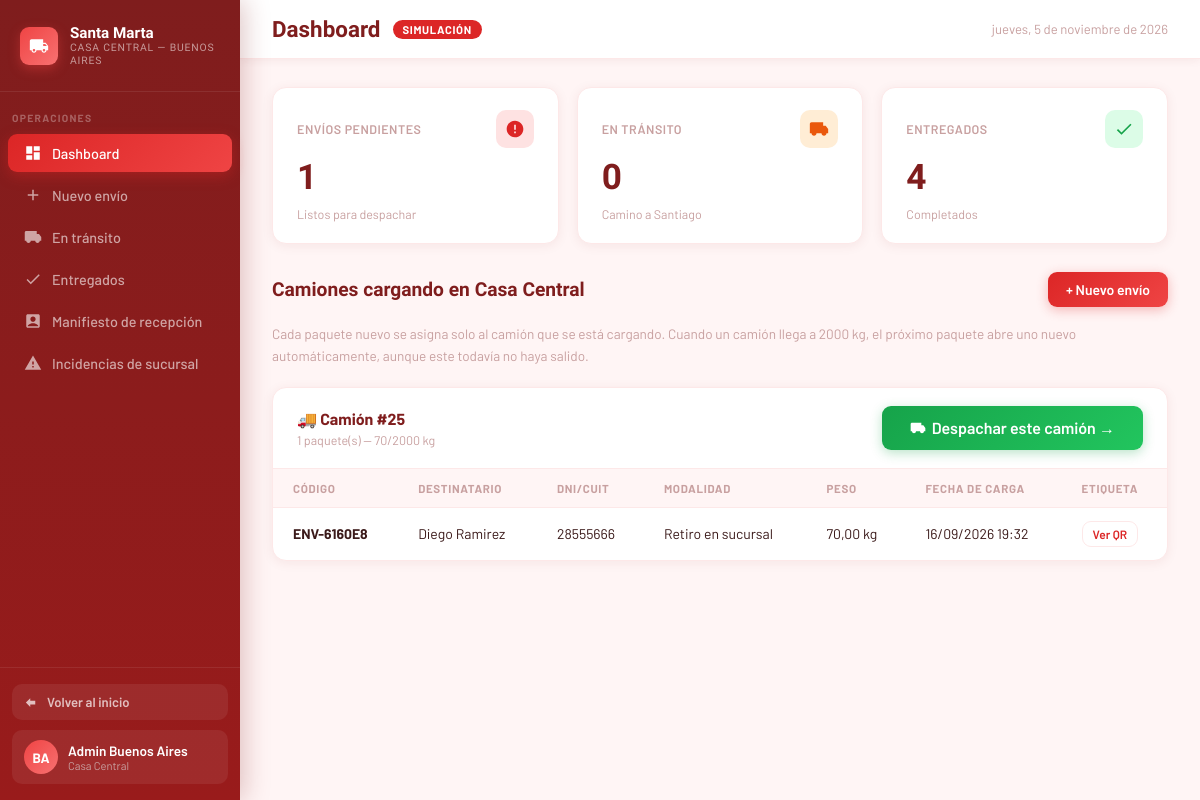
The page /casacentral/ on the database as committed earlier.
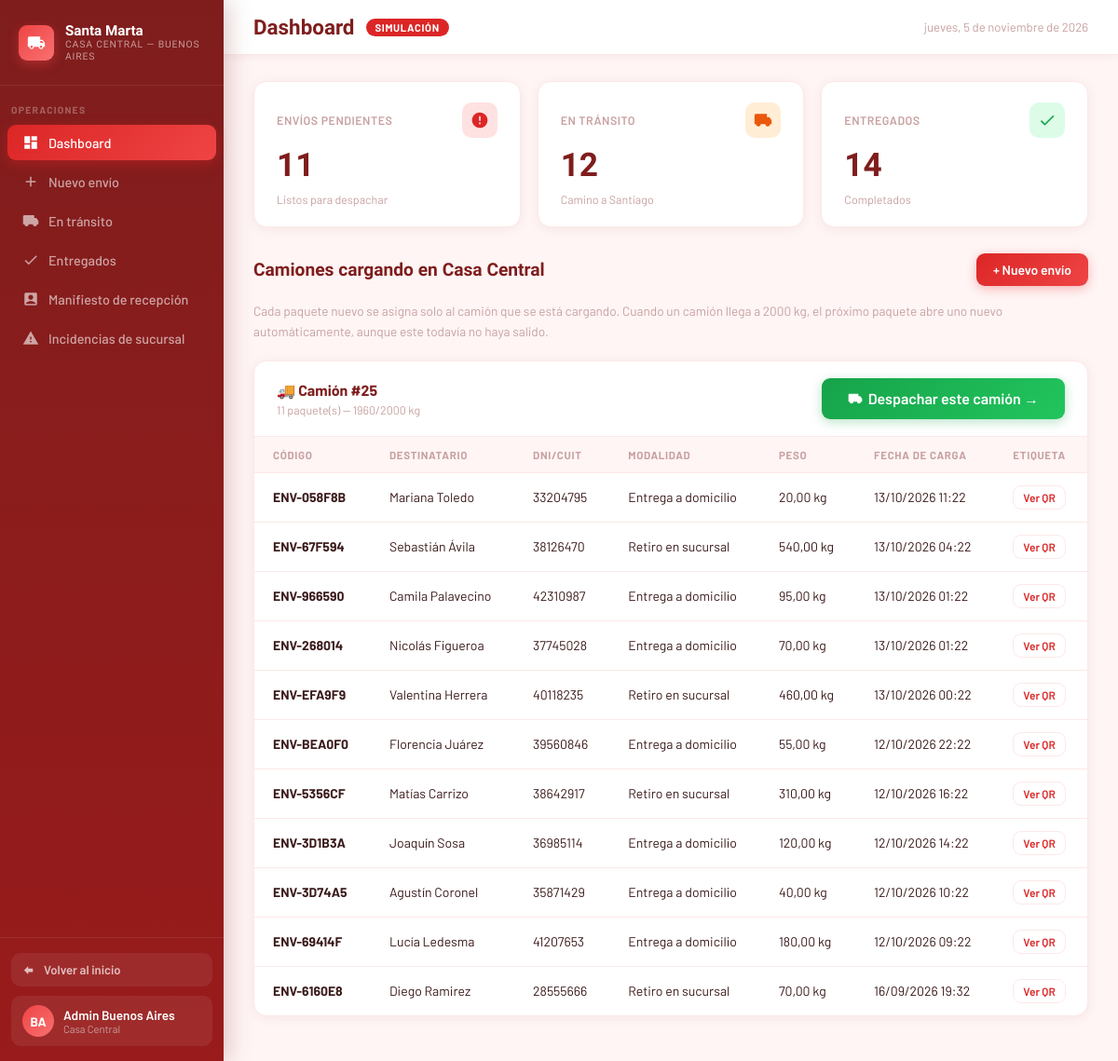
The same page on the database as committed later.
### core/models.py (models this page shows, shortened)
class Despacho(models.Model):
    CAPACIDAD_MAX_PESO_KG = 2000
    fecha_creacion = models.DateTimeField(null=True, blank=True)
    fecha_salida = models.DateTimeField(null=True, blank=True)
    recepcion_finalizada = models.BooleanField(default=False)
    fecha_recepcion_finalizada = models.DateTimeField(null=True, blank=True)
    @property
    def total_envios(self):
        return self.envios.exclude(estado='cancelado').count()
    @property
    def peso_total(self):
        return self.envios.exclude(estado='cancelado').aggregate(total=models.Sum('peso'))['total'] or 0
    @property
    def envios_a_despachar(self):
        return self.envios.filter(estado='pendiente').order_by('-fecha_registro')
    @property
    def envios_cancelados_a_retirar(self):
        return self.envios.filter(estado='cancelado')
    @property
    def envios_recibidos(self):
        return self.envios.exclude(estado__in=['pendiente', 'en_transito', 'extraviado']).count()

class Envio(models.Model):
    ESTADO_CHOICES = [
        ('pendiente', 'Pendiente'),
        ('en_transito', 'En tránsito'),
        ('en_sucursal', 'En sucursal'),
        ('en_reparto', 'En reparto'),
        ('entregado', 'Entregado'),
        ('cancelado', 'Cancelado'),
        ('devuelto', 'Devuelto'),
        ('retenido', 'Retenido'),
        ('extraviado', 'Extraviado'),
    ]
    MODALIDAD_CHOICES = [
        ('domicilio', 'Entrega a domicilio'),
        ('sucursal', 'Retiro en sucursal'),
    ]
    ZONA_CHOICES = [
        ('norte', 'Norte'),
        ('sur', 'Sur'),
        ('este', 'Este'),
        ('oeste', 'Oeste'),
    ]
    codigo = models.CharField(max_length=20, unique=True, editable=False)
    destinatario = models.ForeignKey(Usuario, on_delete=models.PROTECT, related_name='envios')
    despacho = models.ForeignKey(Despacho, on_delete=models.SET_NULL, null=True, blank=True, related_name='envios')
    contenido = models.CharField(max_length=200)
    peso = models.DecimalField(max_digits=6, decimal_places=2, default=1, help_text='Peso en kilogramos')
    precio = models.DecimalField(max_digits=10, decimal_places=2)
    estado = models.CharField(max_length=20, choices=ESTADO_CHOICES, default='pendiente')
    modalidad = models.CharField(max_length=20, choices=MODALIDAD_CHOICES)
    direccion_entrega = models.CharField(max_length=200, blank=True)
    zona = models.CharField(max_length=10, choices=ZONA_CHOICES, blank=True)
    fecha_registro = models.DateTimeField(auto_now_add=True)
    fecha_actualizacion = models.DateTimeField(auto_now=True)
    fecha_recepcion = models.DateTimeField(null=True, blank=True)
    fecha_entrega = models.DateTimeField(null=True, blank=True)
    entregado_por = models.ForeignKey(
        Usuario, on_delete=models.SET_NULL, null=True, blank=True, related_name='entregas_realizadas'
    )
    lat = models.FloatField(null=True, blank=True)
    lon = models.FloatField(null=True, blank=True)
    notificado_demora = models.BooleanField(default=False)
    intentos_entrega = models.PositiveSmallIntegerField(default=0)
    ESTADOS_ACTIVOS = ['pendiente', 'en_transito', 'en_sucursal', 'en_reparto']
    UMBRAL_DEMORA_DIAS = 2
    MAX_INTENTOS_ENTREGA = 2
    UMBRAL_RETENCION_DIAS = 20

class Usuario(AbstractUser):
    ROL_CHOICES = [
        ('admin', 'Administrador'),
        ('empleado', 'Empleado'),
        ('cliente', 'Cliente'),
    ]
    rol = models.CharField(max_length=20, choices=ROL_CHOICES)
    dni = models.CharField(max_length=20, unique=True)
    telefono = models.CharField(max_length=20, blank=True)

### casacentral/views.py (the view)
# urls.py: path('', views.dashboard_view, name='casacentral_dashboard'),
def dashboard_view(request):
    envios_pendientes = Envio.objects.filter(estado='pendiente').order_by('-fecha_registro')
    envios_transito = Envio.objects.filter(estado='en_transito').select_related('destinatario').order_by('-fecha_registro')
    envios_entregados = Envio.objects.filter(estado='entregado').select_related('destinatario').order_by('-fecha_registro')
    envios_recibidos = Envio.objects.exclude(fecha_recepcion__isnull=True).order_by('-fecha_recepcion')
    incidencias_sucursal = Incidencia.objects.filter(
        envio__despacho__isnull=False
    ).select_related('envio', 'envio__despacho', 'envio__destinatario', 'registrado_por').order_by('-fecha')
    return render(request, 'casacentral/dashboard.html', {
        'envios_pendientes': envios_pendientes,
        'envios_transito': envios_transito,
        'envios_entregados': envios_entregados,
        'envios_recibidos': envios_recibidos,
        'incidencias_sucursal': incidencias_sucursal,
        'despachos': Despacho.objects.filter(fecha_salida__isnull=False).prefetch_related('envios').order_by('-fecha_salida'),
        'despachos_abiertos': Despacho.objects.filter(fecha_salida__isnull=True).prefetch_related('envios__destinatario').order_by('fecha_creacion'),
        'capacidad_camion': Despacho.CAPACIDAD_MAX_PESO_KG,
    })

### casacentral/templates/casacentral/dashboard.html (shortened to what this page needs)
<!DOCTYPE html>
<html lang="es">
<head>
</head>
<body>
<aside class="sidebar">
  <div class="sidebar-logo">
    <div class="sidebar-logo-icon">
    </div>
    <div class="sidebar-logo-text">Santa Marta<span>Casa Central — Buenos Aires</span></div>
  </div>
  <div class="sidebar-section">Operaciones</div>
  <a href="#" class="nav-item active" onclick="showPage('dashboard')">
    <svg viewBox="0 0 24 24" fill="currentColor"><path d="M3 13h8V3H3v10zm0 8h8v-6H3v6zm10 0h8V11h-8v10zm0-18v6h8V3h-8z"/></svg>Dashboard
  </a>
  <a href="#" class="nav-item" onclick="showPage('nuevo-envio')">
    <svg viewBox="0 0 24 24" fill="currentColor"><path d="M19 13h-6v6h-2v-6H5v-2h6V5h2v6h6v2z"/></svg>Nuevo envío
  </a>
  <a href="#" class="nav-item" onclick="showPage('en-transito')">
    <svg viewBox="0 0 24 24" fill="currentColor"><path d="M20 8h-3V4H3c-1.1 0-2 .9-2 2v11h2c0 1.66 1.34 3 3 3s3-1.34 3-3h6c0 1.66 1.34 3 3 3s3-1.34 3-3h2v-5l-3-4z"/></svg>En tránsito
  </a>
  <a href="#" class="nav-item" onclick="showPage('entregados')">
    <svg viewBox="0 0 24 24" fill="currentColor"><path d="M9 16.17L4.83 12l-1.42 1.41L9 19 21 7l-1.41-1.41L9 16.17z"/></svg>Entregados
  </a>
  <a href="#" class="nav-item" onclick="showPage('manifiesto')">
    <svg viewBox="0 0 24 24" fill="currentColor"><path d="M19 3H5c-1.1 0-2 .9-2 2v14c0 1.1.9 2 2 2h14c1.1 0 2-.9 2-2V5c0-1.1-.9-2-2-2zm-7 3c1.93 0 3.5 1.57 3.5 3.5S13.93 13 12 13s-3.5-1.57-3.5-3.5S10.07 6 12 6zm7 13H5v-.23c0-.62.28-1.2.76-1.58C7.47 15.82 9.64 15 12 15s4.53.82 6.24 2.19c.48.38.76.97.76 1.58V19z"/></svg>Manifiesto de recepción
  </a>
  <a href="#" class="nav-item" onclick="showPage('incidencias')">
    <svg viewBox="0 0 24 24" fill="currentColor"><path d="M1 21h22L12 2 1 21zm12-3h-2v-2h2v2zm0-4h-2v-4h2v4z"/></svg>Incidencias de sucursal
  </a>
  <div class="sidebar-footer">
    <a href="/" style="display:flex;align-items:center;gap:8px;padding:10px 12px;border-radius:10px;background:rgba(255,255,255,.07);color:rgba(255,255,255,.7);text-decoration:none;font-size:.82rem;font-weight:600;margin-bottom:10px;transition:background .2s;">
      <svg viewBox="0 0 24 24" fill="currentColor" style="width:15px;height:15px;flex-shrink:0;"><path d="M10 19l-7-7 7-7v4h8v6h-8v4z"/></svg>
      Volver al inicio
    </a>
    <div class="user-badge">
      <div class="user-avatar">BA</div>
      <div class="user-info">
        <div class="user-name">Admin Buenos Aires</div>
        <div class="user-role">Casa Central</div>
      </div>
    </div>
  </div>
</aside>
<div class="main">
  <div class="topbar">
    <div style="display:flex;align-items:center;gap:12px;">
      <div class="topbar-title" id="topbar-title">Dashboard</div>
      <span class="topbar-badge">SIMULACIÓN</span>
    </div>
    <span class="topbar-date" id="topbar-date"></span>
  </div>
  <div class="content">
    <div id="page-dashboard">
      <div class="stats-grid">
        <div class="stat-card">
          <div class="stat-card-top"><span class="stat-card-label">Envíos pendientes</span><div class="stat-icon red"><svg viewBox="0 0 24 24" fill="currentColor"><path d="M12 2C6.48 2 2 6.48 2 12s4.48 10 10 10 10-4.48 10-10S17.52 2 12 2zm1 15h-2v-2h2v2zm0-4h-2V7h2v6z"/></svg></div></div>
          <div class="stat-card-num">{{ envios_pendientes.count }}</div>
          <div class="stat-card-sub">Listos para despachar</div>
        </div>
        <div class="stat-card">
          <div class="stat-card-top"><span class="stat-card-label">En tránsito</span><div class="stat-icon orange"><svg viewBox="0 0 24 24" fill="currentColor"><path d="M20 8h-3V4H3c-1.1 0-2 .9-2 2v11h2c0 1.66 1.34 3 3 3s3-1.34 3-3h6c0 1.66 1.34 3 3 3s3-1.34 3-3h2v-5l-3-4z"/></svg></div></div>
          <div class="stat-card-num">{{ envios_transito.count }}</div>
          <div class="stat-card-sub">Camino a Santiago</div>
        </div>
        <div class="stat-card">
          <div class="stat-card-top"><span class="stat-card-label">Entregados</span><div class="stat-icon green"><svg viewBox="0 0 24 24" fill="currentColor"><path d="M9 16.17L4.83 12l-1.42 1.41L9 19 21 7l-1.41-1.41L9 16.17z"/></svg></div></div>
          <div class="stat-card-num">{{ envios_entregados.count }}</div>
          <div class="stat-card-sub">Completados</div>
        </div>
      </div>
      <div class="section-header">
        <div class="section-title">Camiones cargando en Casa Central</div>
        <button class="btn btn-primary" onclick="showPage('nuevo-envio')">+ Nuevo envío</button>
      </div>
      <p style="font-size:.85rem;color:var(--gray);line-height:1.6;margin-bottom:20px;">
        Cada paquete nuevo se asigna solo al camión que se está cargando. Cuando un camión llega a
        {{ capacidad_camion }} kg, el próximo paquete abre uno nuevo automáticamente, aunque este todavía no haya salido.
      </p>
      {% for despacho in despachos_abiertos %}
      <div class="table-card" style="margin-bottom:20px;">
        <div class="table-card-header">
          <div>
            <span class="table-card-title">🚚 Camión #{{ despacho.id }}</span>
            <div style="font-size:.78rem;color:var(--gray);margin-top:4px;">
              {{ despacho.total_envios }} paquete(s) — {{ despacho.peso_total }}/{{ despacho.CAPACIDAD_MAX_PESO_KG }} kg
            </div>
          </div>
          {% if despacho.total_envios > 0 %}
          <form method="POST" action="{% url 'casacentral_despachar' %}">
            <button type="submit" class="btn btn-despachar">
              <svg viewBox="0 0 24 24" fill="currentColor" style="width:16px;height:16px;"><path d="M20 8h-3V4H3c-1.1 0-2 .9-2 2v11h2c0 1.66 1.34 3 3 3s3-1.34 3-3h6c0 1.66 1.34 3 3 3s3-1.34 3-3h2v-5l-3-4z"/></svg>
              Despachar este camión →
            </button>
          </form>
          {% else %}
          <span style="font-size:.78rem;color:var(--gray);font-style:italic;">Sin paquetes para despachar</span>
          {% endif %}
        </div>
        <table>
          <thead><tr><th>Código</th><th>Destinatario</th><th>DNI/CUIT</th><th>Modalidad</th><th>Peso</th><th>Fecha de carga</th><th>Etiqueta</th></tr></thead>
          <tbody>
            {% for envio in despacho.envios_a_despachar %}
            <tr>
              <td><strong>{{ envio.codigo }}</strong></td>
              <td>{{ envio.destinatario.get_full_name }}</td>
              <td>{{ envio.destinatario.dni }}</td>
              <td>{{ envio.get_modalidad_display }}</td>
              <td>{{ envio.peso }} kg</td>
              <td>{{ envio.fecha_registro|date:"d/m/Y H:i" }}</td>
              <td><button class="btn btn-etiqueta" onclick="verEtiqueta('{{ envio.codigo }}')">Ver QR</button></td>
            </tr>
            {% endfor %}
          </tbody>
        </table>
      </div>
      {% empty %}
      <div class="table-card">
        <div style="text-align:center;color:var(--gray);padding:24px;">No hay envíos pendientes de despacho</div>
      </div>
      {% endfor %}
    </div>
  </div>
</div>
</body>
</html>

Rows that differ between the two databases and show on the page:
computed for Despacho id 25: total_envios "1" → "11"; peso_total "70" → "1960"
added Envio: codigo "ENV-058F8B", destinatario.get_full_name "Mariana Toledo", destinatario.dni "33204795", modalidad "Entrega a domicilio", peso "20,00", fecha_registro "13/10/2026 11:22"
added Envio: codigo "ENV-67F594", destinatario.get_full_name "Sebastián Ávila", destinatario.dni "38126470", modalidad "Retiro en sucursal", peso "540,00", fecha_registro "13/10/2026 04:22"
added Envio: codigo "ENV-966590", destinatario.get_full_name "Camila Palavecino", destinatario.dni "42310987", modalidad "Entrega a domicilio", peso "95,00", fecha_registro "13/10/2026 01:22"
added Envio: codigo "ENV-268014", destinatario.get_full_name "Nicolás Figueroa", destinatario.dni "37745028", modalidad "Entrega a domicilio", peso "70,00", fecha_registro "13/10/2026 01:22"
added Envio: codigo "ENV-EFA9F9", destinatario.get_full_name "Valentina Herrera", destinatario.dni "40118235", modalidad "Retiro en sucursal", peso "460,00", fecha_registro "13/10/2026 00:22"
added Envio: codigo "ENV-BEA0F0", destinatario.get_full_name "Florencia Juárez", destinatario.dni "39560846", modalidad "Entrega a domicilio", peso "55,00", fecha_registro "12/10/2026 22:22"
added Envio: codigo "ENV-5356CF", destinatario.get_full_name "Matías Carrizo", destinatario.dni "38642917", modalidad "Retiro en sucursal", peso "310,00", fecha_registro "12/10/2026 16:22"
added Envio: codigo "ENV-3D1B3A", destinatario.get_full_name "Joaquín Sosa", destinatario.dni "36985114", modalidad "Entrega a domicilio", peso "120,00", fecha_registro "12/10/2026 14:22"
added Envio: codigo "ENV-3D74A5", destinatario.get_full_name "Agustín Coronel", destinatario.dni "35871429", modalidad "Entrega a domicilio", peso "40,00", fecha_registro "12/10/2026 10:22"
added Envio: codigo "ENV-69414F", destinatario.get_full_name "Lucía Ledesma", destinatario.dni "41207653", modalidad "Entrega a domicilio", peso "180,00", fecha_registro "12/10/2026 09:22"
Other text that changed with them:
{{ envios_pendientes.count }}: "1" → "11"
{{ envios_transito.count }}: "0" → "12"
{{ envios_entregados.count }}: "4" → "14"
